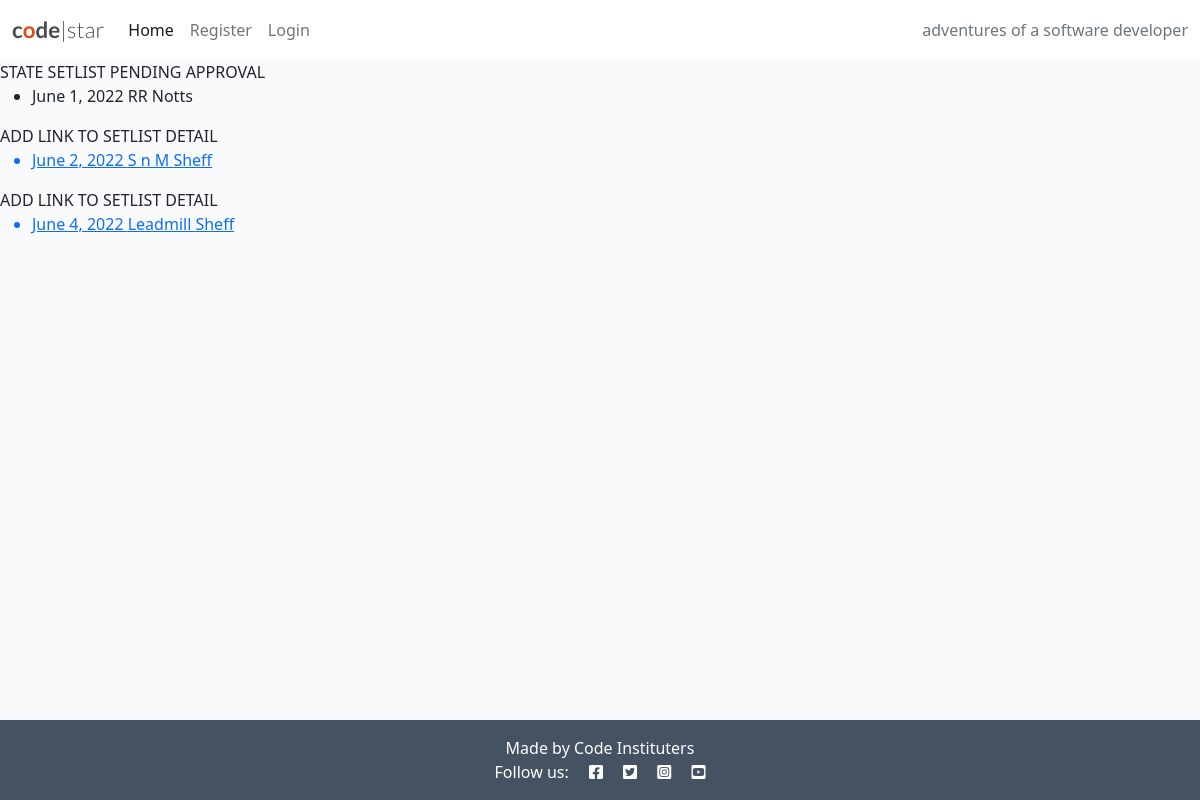
/, run on an earlier commit of the app's database.
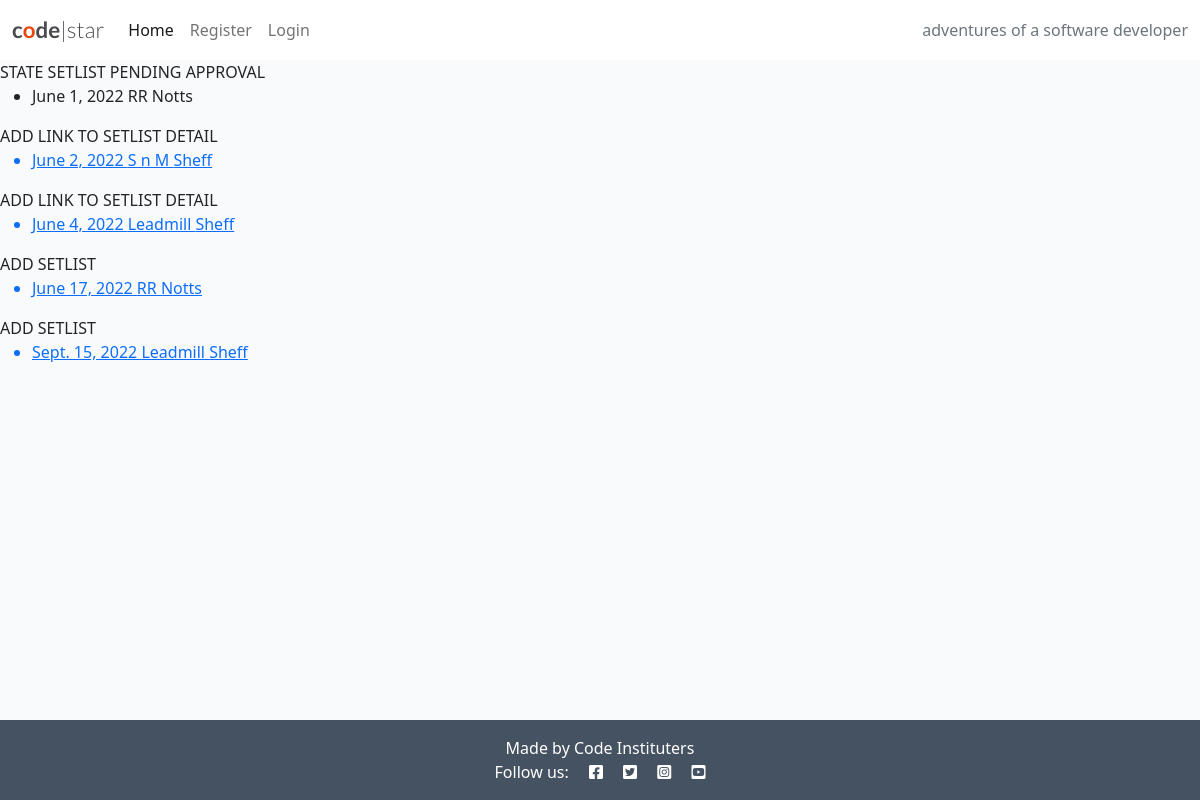
And on a later commit of the database.
### home/models.py (models this page shows, shortened)
class Gig(models.Model):
    date = models.DateField(auto_now_add=False, auto_now=False, blank=True, null=True)
    venue = models.ForeignKey('setlist.Venue', on_delete=models.CASCADE, null=True)

### setlist/models.py (models this page shows)
class Venue(models.Model):
    name = models.CharField(max_length=200)
    city = models.CharField(max_length=200)
    def __str__(self):
        return self.name

### home/views.py (the view)
# urls.py: path('', views.gigs, name='index'),
def gigs(request):
    gigs = Gig.objects.all().order_by('date')
    gigs_setlist_published = Setlist.objects.filter(status=1)
    gigs_setlist_pending = Setlist.objects.filter(status=0)
    gigs_no_setlist = Gig.objects.filter(setlist_gig__isnull=True)
    context = {
        'gigs': gigs,
        'published': gigs_setlist_published,
        'pending': gigs_setlist_pending,
        'no_list': gigs_no_setlist,
    }
    return render(request, 'index.html', context)

### home/templates/index.html
{% extends 'base.html' %}
{% block content %}
{% for gig in gigs %}
    {% if gig.setlist_gig.status == 0 %}
    STATE SETLIST PENDING APPROVAL
    <ul>
        <li>{{ gig.date }} {{ gig.venue }} {{ gig.venue.city }}</li>
    </ul>
    {% elif gig.setlist_gig.status == 1 %}
    ADD LINK TO SETLIST DETAIL
    <ul>
        <a href="/setlist/setlist-detail/{{ gig.setlist.id }}"><li>{{ gig.date }} {{ gig.venue }} {{ gig.venue.city }}</li></a>
    </ul>
    {% else %}
    ADD SETLIST
    <ul>
        <a href="/setlist/add/{{ gig.pk }}"><li>{{ gig.date }} {{ gig.venue }} {{ gig.venue.city }}</li></a>
    </ul>
    {% endif %}
{% endfor %}
{% endblock %}

### templates/base.html (shortened to what this page needs)
{% load static %}
<!DOCTYPE html>
<html class="h-100">
<head>
    <link rel="stylesheet" href="https://cdnjs.cloudflare.com/ajax/libs/font-awesome/5.15.3/css/all.min.css">
    <link href="https://cdn.jsdelivr.net/npm/bootstrap@5.0.1/dist/css/bootstrap.min.css" rel="stylesheet"
>
    <link rel="stylesheet" href="{% static '/css/style.css' %}">
</head>
<body class="d-flex flex-column h-100 main-bg">
    <nav class="navbar navbar-expand-lg navbar-light bg-white">
        <div class="container-fluid">
            <a class="navbar-brand" href="#"><span class="brand">c<span class="red-o">o</span>de<span
                        class="thin">|star</span></span></span></a>
            <div class="collapse navbar-collapse" id="navbarText">
                <ul class="navbar-nav me-auto mb-2 mb-lg-0">
                    <li class="nav-item">
                        <a class="nav-link active" aria-current="page" href="{% url 'index' %}">Home</a>
                    </li>
                    {% if user.is_authenticated %}
                        <li class="nav-item">
                            <a class="nav-link" href="{% url 'account_logout' %}">Logout</a>
                        </li>
                    {% else %}
                        <li class="nav-item">
                            <a class="nav-link" href="{% url 'account_signup' %}">Register</a>
                        </li>
                        <li class="nav-item">
                            <a class="nav-link" href="{% url 'account_login' %}">Login</a>
                        </li>
                    {% endif %}
                </ul>
                <span class="navbar-text text-muted">
                    adventures of a software developer
                </span>
            </div>
        </div>
    </nav>
    <main class="flex-shrink-0 main-bg">
        {% block content %}{% endblock content %}
    </main>
    <footer class="footer mt-auto py-3 dark-bg">
        <p class="m-0 text-center text-white">Made by Code Instituters</p>
        <p class="m-0 text-center text-white">Follow us: <i class="fab fa-facebook-square ms-3"></i>
            <i class="fab fa-twitter-square ms-3"></i>
            <i class="fab fa-instagram-square ms-3"></i>
            <i class="fab fa-youtube-square ms-3"></i></p>
    </footer>
</body>
</html>

### static/css/style.css (style rules this page uses)
body { background-color: #F9FAFC; }
.brand { font-family: Lato, sans-serif; font-size: 1.4rem; font-weight: 700; color: #4A4A4F; }
.red-o { color: #E84610; }
.thin { font-weight: 300; }
.dark-bg { background-color: #445261; }
.main-bg { background-color: #F9FAFC; }

What changed in the data, as far as the page shows it:
added Gig: date "June 17, 2022", venue "RR", venue.city "Notts"
added Gig: date "Sept. 15, 2022", venue "Leadmill", venue.city "Sheff"
